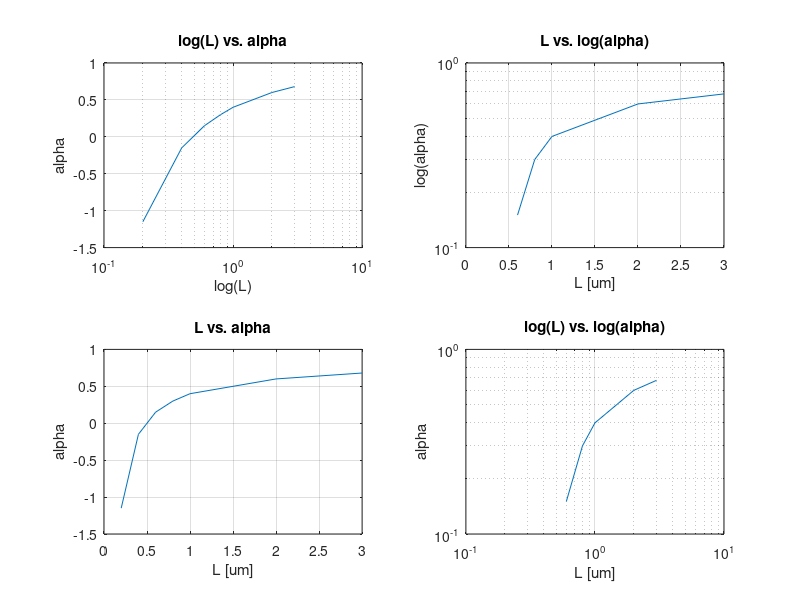

The MATLAB source for this figure:
%% Get date 
L = [0.2, 0.4, 0.6,0.8, 1, 2, 3];
alpha = [-1.15, -0.15, 0.15, 0.3, 0.4, 0.6, 0.68];

%% Plot the relationship between L and alpha
figure

% L vs alpha
subplot(2,2,1)
semilogx(L, alpha);
grid on;
box on;
xlabel("log(L)");
ylabel("alpha");
title("log(L) vs. alpha");

% L vs log(alpha) 
subplot(2,2,2)
semilogy(L, alpha);
xlabel("L [um]");
ylabel("log(alpha)");
grid on;
box on;
title("L vs. log(alpha)");

% log(L) vs alpha
subplot(2,2,3)
plot(L, alpha);
xlabel("L [um]");
ylabel("alpha");
grid on;
box on;
title("L vs. alpha");

% log(L) vs log(alpha)
subplot(2,2,4)
loglog(L, alpha);
xlabel("L [um]");
ylabel("alpha");
grid on;
box on;
title("log(L) vs. log(alpha)");
